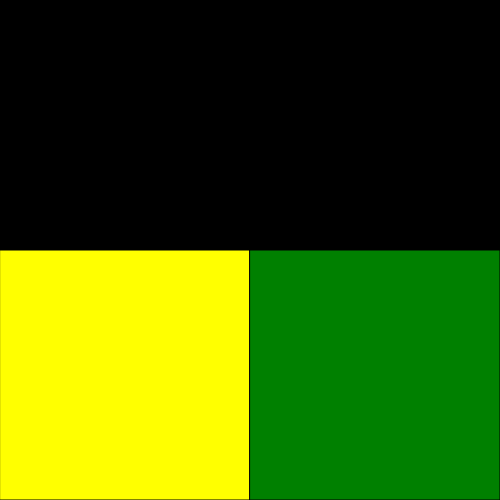
Frame 1 (no input)
Frame 60 (no input): identical to frame 1, image omitted
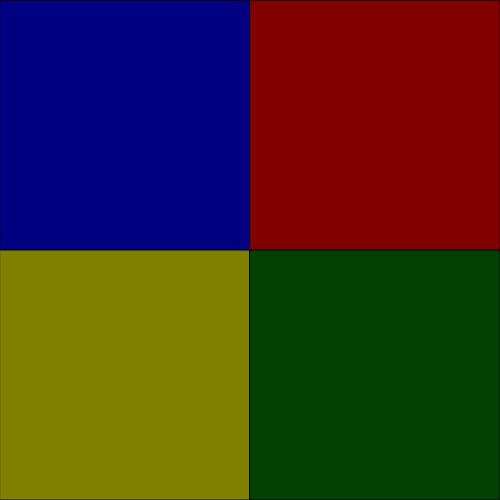
Frame 120 (the mouse pressed at the canvas centre since frame 60)

The p5.js sketch that drew these frames (run headless with seeded random() and noise() and a simulated clock; from frame 60 on, the mouse is pressed at the canvas centre):

// p5.js sketch
// ── sketch.js

function setup() {
  createCanvas(500,500);
}

function draw() {
  background(0);

  var BlueMap = map(mouseX, 0, width, 0, 255);

  var GreenMap = map(mouseY, 0, height, 255, 0);

  var RedMap = map(mouseY, 0, height, 0, 255);

  var YellowMap = map(mouseX, 0, width, 255, 0);


// Top Left
fill(0,0,255,BlueMap)
rect(0,0,250,250)

// Top Right
fill(255,0,0,RedMap)
rect(250,0,250,250)

// Bottom Left
fill(255,255,0,YellowMap)
rect(0,250,250,250)

// Bottom Right
fill(0,128,0,GreenMap)
rect(250,250,250,250)


}
